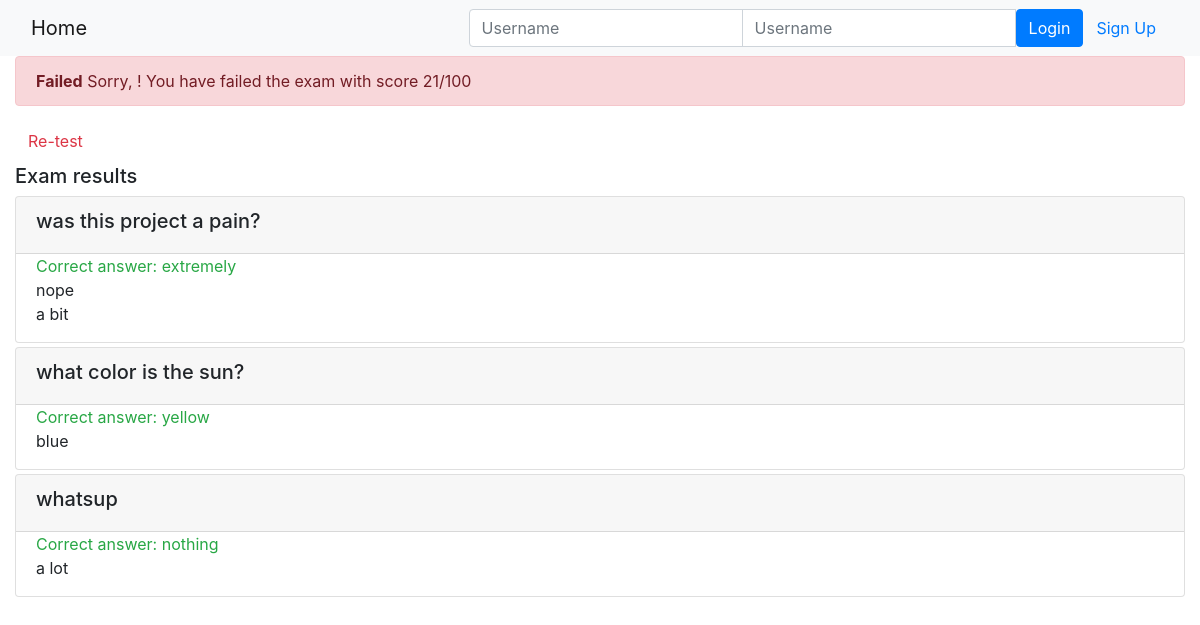
Page /onlinecourse/course/1/submission/1/result/ on the committed database.
### onlinecourse/models.py (models this page shows, shortened)
class Question(models.Model):
    lesson = models.ForeignKey(Course, on_delete=models.CASCADE)
    content = models.CharField(max_length=200,default="")
    grade = models.IntegerField(default=50)

class Choice(models.Model):
    question = models.ForeignKey(Question, on_delete=models.CASCADE)
    content = models.CharField(max_length=200,default="")
    is_correct = models.BooleanField(default=False)

### onlinecourse/views.py (the view)
# urls.py: path('course/<int:course_id>/submission/<int:submission_id>/result/', views.show_exam_result, name='exam_result'),
def show_exam_result(request, course_id, submission_id):
    context = {}
    course = get_object_or_404(Course, id=course_id)
    submission = Submission.objects.get(id=submission_id)
    choices = submission.choices.all()
    total_score = 0
    for choice in choices:
        if choice.is_correct:
            total_score += choice.question.grade
    context['course'] = course
    context['grade'] = total_score
    context['choices'] = choices
    return render(request, 'onlinecourse/exam_result_bootstrap.html', context)

### onlinecourse/templates/onlinecourse/exam_result_bootstrap.html (shortened to what this page needs)
<!DOCTYPE html>
<html lang="en">
<head>
    {% load static %}
    <link rel="stylesheet" href="https://maxcdn.bootstrapcdn.com/bootstrap/4.5.2/css/bootstrap.min.css">
</head>
<body>
 <nav class="navbar navbar-light bg-light">
    <div class="container-fluid">
        <div class="navbar-header">
              <a class="navbar-brand" href="{% url 'onlinecourse:index' %}">Home</a>
        </div>
        <ul class="nav navbar-nav navbar-right">
            {% if user.is_authenticated %}
            <li>
                <a class="btn btn-link" href="#">{{ user.first_name }}({{ user.username }})</a>
                <a class="btn btn-link" href="{% url 'onlinecourse:logout' %}">Logout</a>
            </li>
            {% else %}
            <li>
                <form class="form-inline" action="{% url 'onlinecourse:login' %}" method="post">
                    <div class="input-group">
                        <input type="text" class="form-control" placeholder="Username" name="username" >
                        <input type="password" class="form-control" placeholder="Username" name="psw" >
                        <button class="btn btn-primary" type="submit">Login</button>
                        <a class="btn btn-link" href="{% url 'onlinecourse:registration' %}">Sign Up</a>
                    </div>
                </form>
            </li>
            {% endif %}
        </ul>
    </div>
</nav>
<div class="container-fluid">
    {% if grade >= 80 %}
    <div class="alert alert-success">
        <b>Congratulations, {{ user.first_name }}!</b> You have passed the exam and completed the course with score {{ grade }}/100
    </div>
    {% else %}
    <div class="alert alert-danger">
        <b>Failed</b> Sorry, {{ user.first_name }}! You have failed the exam with score {{ grade }}/100
    </div>
    <a class="btn btn-link text-danger" href="{% url 'onlinecourse:course_details' course.id %}">Re-test</a>
    {% endif %}
    <div class="card-columns-vertical mt-1">
        <h5 class="">Exam results</h5>
        {% for question in course.question_set.all %}
        <div class="card mt-1">
            <div class="card-header"><h5>{{ question.content }}</h5></div>
               <div class="form-group">
                   {% for choice in question.choice_set.all %}
                   <div class="form-check">
                       {% if choice.is_correct and choice in choices %}
                       <div class="text-success">Correct answer: {{ choice.content }}</div>
                       {% else %}{% if choice.is_correct and not choice in choices %}
                       <div class="text-warning">Not selected: {{ choice.content }}</div>
                       {% else %}{% if not choice.is_correct and choice in choices %}
                       <div class="text-danger">Wrong answer: {{ choice.content }}</div>
                       {% else %}
                    <div>{{ choice.content }}</div>
                    {% endif %}{% endif %}{% endif %}
                </div>
                {% endfor %}
            </div>
        </div>
        {% endfor %}
    </div>
</div>
</body>
</html>

### rows in the picture
Question: content "was this project a pain?"
Choice: content "extremely"
Choice: content "nope"
Choice: content "a bit"
Question: content "what color is the sun?"
Choice: content "yellow"
Choice: content "blue"
Question: content "whatsup"
Choice: content "nothing"
Choice: content "a lot"

### other values in the picture
{{ grade }} "21"
